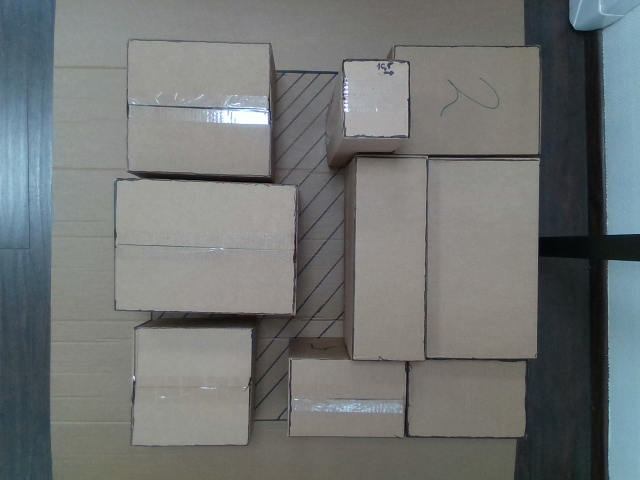
#> input picture project/app/src/images/10_Color.png, 640 x 480 px
$ python -i imagedetector.py   (imports and definitions only)
#> lines starting #> are read from the running program, lines starting #| are printed output that depends on the picture; after the words box and inside, x2 and y2 are one past the last pixel; in counts of white or black regions, pixels touching at a corner belong together
import cv2
import numpy as np
import json
from math import sqrt

def execute(image_path, output_filename="app/src/output/output.jpg"):
    """Запуск полного процесса обработки изображения."""
#> called with image_path = 'src/images/10_Color.png', output_filename = 'app/src/output/output.jpg'
    image = cv2.imread(image_path)
#> image is the input picture: shape (480, 640, 3); mean B, G, R 115.3, 116, 112.5
    if image is None:
        raise ValueError("Image not found or unable to read.")

    min_area = 1800
    max_area = 40000
    window_title = 'Original Image'
    detected_boxes = []

    # Удаление теней с изображения.
    planes = cv2.split(image)
    result_planes = []
    norm_planes = []
    for plane in planes:
        dilated_plane = cv2.dilate(plane, np.ones((5, 5), np.uint8))
        blurred_bg = cv2.medianBlur(dilated_plane, 19)
        diff_img = 255 - cv2.absdiff(plane, blurred_bg)
        normalized_img = cv2.normalize(diff_img, None, alpha=0, beta=255, norm_type=cv2.NORM_MINMAX)
        result_planes.append(diff_img)
        norm_planes.append(normalized_img)
#> this loop made 3 passes
#> pass 1, in execute, `dilated_plane = cv2.dilate(plane, np.ones((5, 5), np.uint8))`:
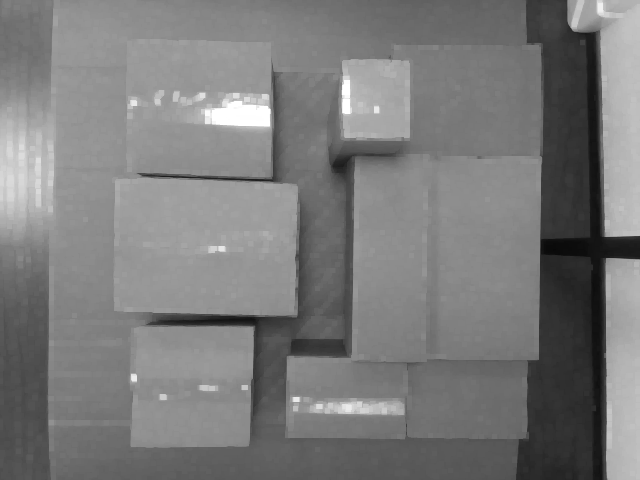
#> dilated_plane: shape (480, 640); min 8, max 255, mean 123
#> pass 1, in execute, `diff_img = 255 - cv2.absdiff(plane, blurred_bg)`:
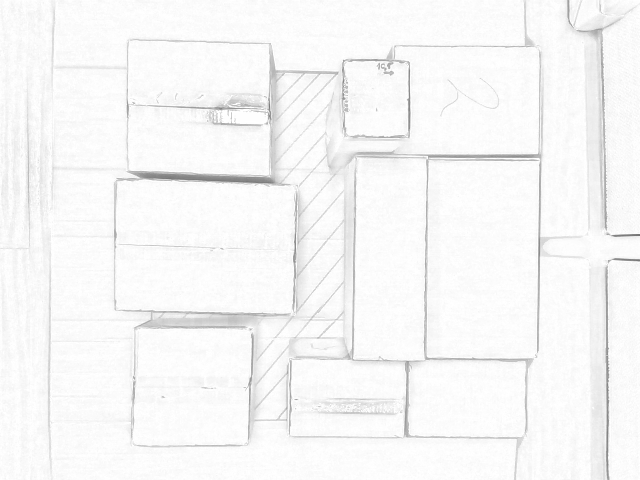
#> diff_img: shape (480, 640); min 113, max 255, mean 247
#> pass 1, in execute, `normalized_img = cv2.normalize(diff_img, None, alpha=0, beta=255, norm..`:
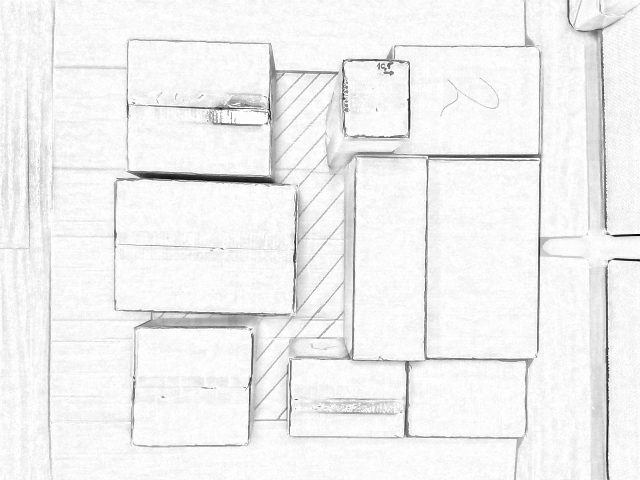
#> normalized_img: shape (480, 640); min 0, max 255, mean 240.6
#> after the loop:
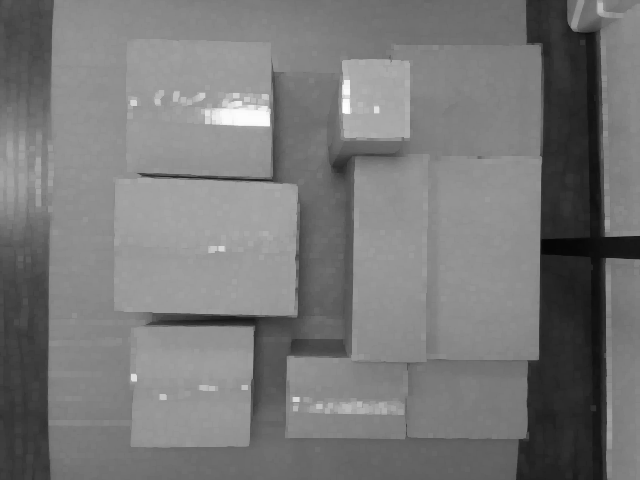
#> dilated_plane: shape (480, 640); min 6, max 254, mean 120.1
#> after the loop, norm_planes = 3 items; result_planes = 3 items

    image_without_shadows = cv2.merge(result_planes)

    # Применение детекции краев и морфологических операций.
    edges = cv2.Canny(image_without_shadows, 55, 150)
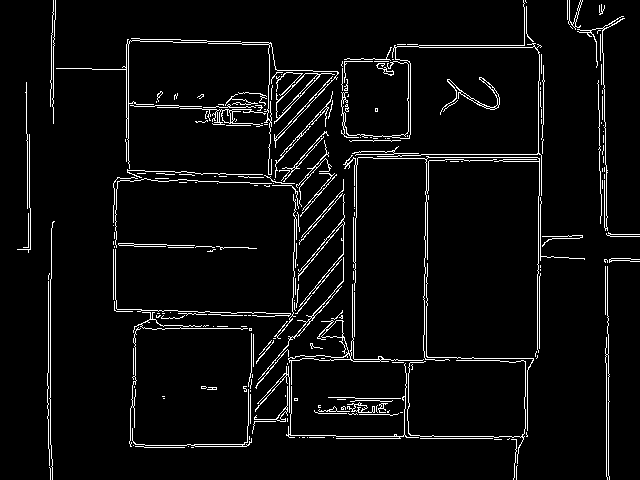
#> edges: shape (480, 640); 4.8% white in thin lines or dots
    morph_kernel = cv2.getStructuringElement(cv2.MORPH_RECT, (5, 5))
    morphed_image = cv2.morphologyEx(edges, cv2.MORPH_CLOSE, morph_kernel, iterations=1)
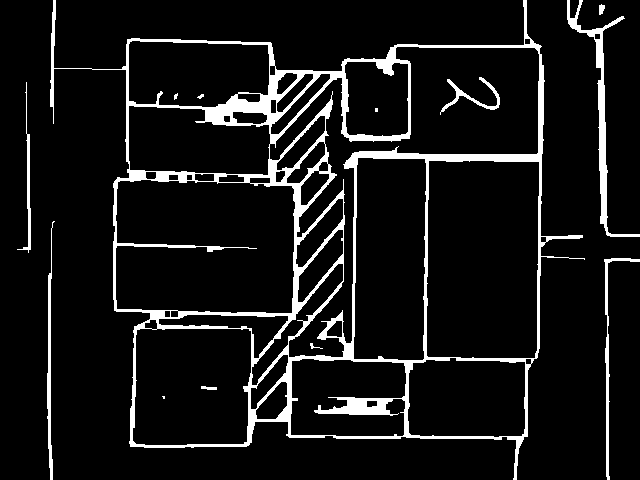
#> morphed_image: shape (480, 640); 8.8% white; 13 white regions (3 under 20 px)

    # Поиск контуров на изображении.
    contours, _ = cv2.findContours(morphed_image, cv2.RETR_TREE, cv2.CHAIN_APPROX_SIMPLE)
#> contours = 57 contours, 5 with area under 20; largest, box (x1, y1, x2, y2) and area: (50, 0, 585, 480) 161884, (115, 179, 296, 314) 22794, (269, 46, 540, 358) 21886, (426, 160, 540, 359) 21840, (353, 157, 427, 361) 14044

    # Выделение контуров на изображении в зависимости от площади.
    contours = sorted(contours, key=cv2.contourArea)[:-1]
#> contours = 56 contours, 5 with area under 20; largest, box (x1, y1, x2, y2) and area: (115, 179, 296, 314) 22794, (269, 46, 540, 358) 21886, (426, 160, 540, 359) 21840, (353, 157, 427, 361) 14044, (132, 328, 252, 446) 13294
    for contour in contours:
        area = cv2.contourArea(contour)
        if min_area <= area <= max_area:
            rect = cv2.minAreaRect(contour)
            box = cv2.boxPoints(rect)
            if _is_valid_box(contour, box):
                cv2.drawContours(image, [box.astype(int)], -1, (189, 51, 164), 2)
                detected_boxes.append(box)
#> this loop made 56 passes
#> (area, rect, box, x in _is_valid_box, y in _is_valid_box, w in _is_valid_box, h in _is_valid_box, bounding_points in _is_valid_box) on passes 45, 47, 52: (1853.5, ((296.4, 323.5), (151.4, 16.37), -50.38), [[254.5, 387], [241.9, 376.6], [338.4, 260], [351, 270.5]], 251, 263, 93, 123, [(251, 386), (251, 263), (344, 263), (344, 386)]), (4390, ((376, 98.5), (75, 64), -90), [[408, 136], [344, 136], [344, 61], [408, 61]], 344, 61, 65, 76, [(344, 137), (344, 61), (409, 61), (409, 137)]), (13294, ((191.5, 386.5), (117, 119), -90), [[251, 445], [132, 445], [132, 328], [251, 328]], 132, 328, 120, 118, [(132, 446), (132, 328), (252, 328), (252, 446)])
#> (area, rect, x in _is_valid_box, y in _is_valid_box, w in _is_valid_box, h in _is_valid_box, bounding_points in _is_valid_box) on passes 46, 48, 49, 50, 51: (1892.5, ((222.8, 335.8), (43.49, 130), -89.14), 158, 314, 131, 45, [(158, 359), (158, 314), (289, 314), (289, 359)]), (7732.5, ((347.9, 397.5), (77.47, 115.5), -88.73), 290, 358, 117, 79, [(290, 437), (290, 358), (407, 358), (407, 437)]), (8094, ((198.3, 140.6), (65.42, 143.5), -87.51), 128, 105, 143, 71, [(128, 176), (128, 105), (271, 105), (271, 176)]), (8322, ((198.2, 74.31), (65.12, 142.1), -88.32), 128, 40, 142, 68, [(128, 108), (128, 40), (270, 40), (270, 108)]), (8793.5, ((466.3, 396.9), (79.47, 118.2), -89.23), 407, 357, 119, 81, [(407, 438), (407, 357), (526, 357), (526, 438)])
#> after the loop, detected_boxes = []


    # Сохранение обработанного изображения в файл.
    # Отображение изображения в новом окне.
    #cv2.imshow(window_title, image)
    #cv2.waitKey(0)
    #cv2.destroyWindow(window_title)
    #cv2.imwrite(output_filename, image)

    # Создание JSON-выходных данных с обнаруженными прямоугольниками.
    boxes_data = {
        idx: {"x1": float(box[0][0]), "y1": float(box[0][1]),
              "x2": float(box[1][0]), "y2": float(box[1][1]),
              "x3": float(box[2][0]), "y3": float(box[2][1]),
              "x4": float(box[3][0]), "y4": float(box[3][1])}
        for idx, box in enumerate(detected_boxes)
    }
#> boxes_data = 0 items
    with open("app/src/output/output.json", "w") as json_file:
        json.dump(boxes_data, json_file)
    return boxes_data

def _is_valid_box(contour, box):
    """Проверка валидности контурного прямоугольника по расстоянию точек."""
    tolerance = 60
    x, y, w, h = cv2.boundingRect(contour)
    bounding_points = [(x, y+h), (x, y), (x+w, y), (x+w, y+h)]
    return all(_euclidean_distance(p, bp) < tolerance for p, bp in zip(bounding_points, box))

def _euclidean_distance(point1, point2):
    """Расчет Евклидова расстояния между двумя точками."""
    return sqrt((point1[0] - point2[0]) ** 2 + (point1[1] - point2[1]) ** 2)

>>> result = execute('src/images/10_Color.png')
#> result = 0 items
